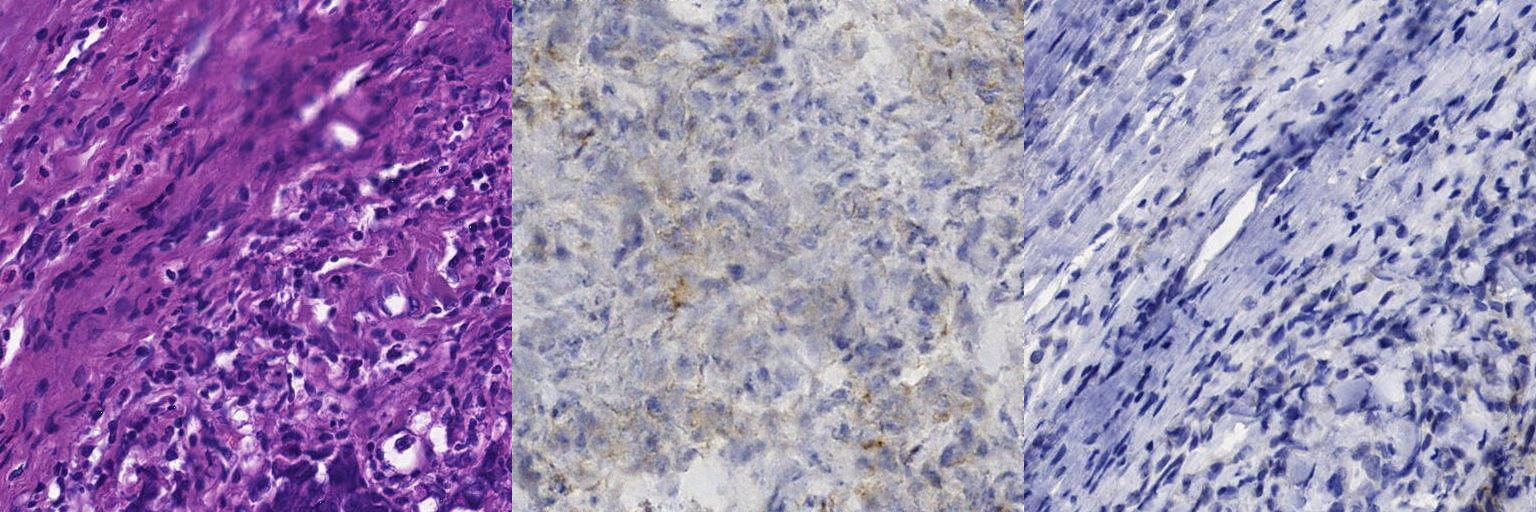
#> input picture mist-her2/archive/ot-cfm-duplicate/example-0.png, 1536 x 512 px
$ python -i stain_error_analysis.py   (imports and definitions only)
#> lines starting #> are read from the running program, lines starting #| are printed output that depends on the picture; after the words box and inside, x2 and y2 are one past the last pixel; in counts of white or black regions, pixels touching at a corner belong together
#!/usr/bin/env python3
"""Reproducible image-level error proxies. Never assigns clinical HER2 scores.

DAB is skimage's fixed HED color deconvolution (natural-log optical density).
Thresholds are reference quantiles on native-resolution REAL VALIDATION images
only, equally sampled by available validation slide. They are descriptive image
thresholds, not a stain-normalized assay, membrane detector, tumor-cell counter,
or pathology-grade segmentation. No geometric registration is performed.
"""
from __future__ import annotations
import argparse
import csv
import hashlib
import json
from pathlib import Path
import numpy as np
from PIL import Image
from scipy.ndimage import sobel, binary_opening, binary_closing
from skimage.color import rgb2hed, rgb2hsv, rgb2gray


def read_rgb(path):
    with Image.open(path) as im:
        return np.asarray(im.convert('RGB'))


def _float_rgb(rgb):
    x = np.asarray(rgb)
    x = x.astype(np.float32) / (255.0 if np.issubdtype(x.dtype, np.integer) else 1.0)
    if x.ndim != 3 or x.shape[2] != 3 or not np.isfinite(x).all() or x.min() < 0 or x.max() > 1:
        raise ValueError('Expected finite HxWx3 RGB uint8 or float in [0,1]')
    return x


def tissue_mask(rgb):
    """Permissive optical tissue mask; includes colored or dark nonwhite pixels.

    Fixed thresholds, not fitted on test images. Small 3x3 opening/closing removes
    isolated pixels. This is NOT tumor/cell segmentation; inspect mask coverage.
    """
    x = _float_rgb(rgb)
    hsv = rgb2hsv(x)
#> hsv: shape (512, 1536, 3) float32; mean of channels 0, 1, 2 0.693, 0.281, 0.691
    mask = ((hsv[..., 1] > .08) & (x.mean(-1) < .97)) | (x.mean(-1) < .90)
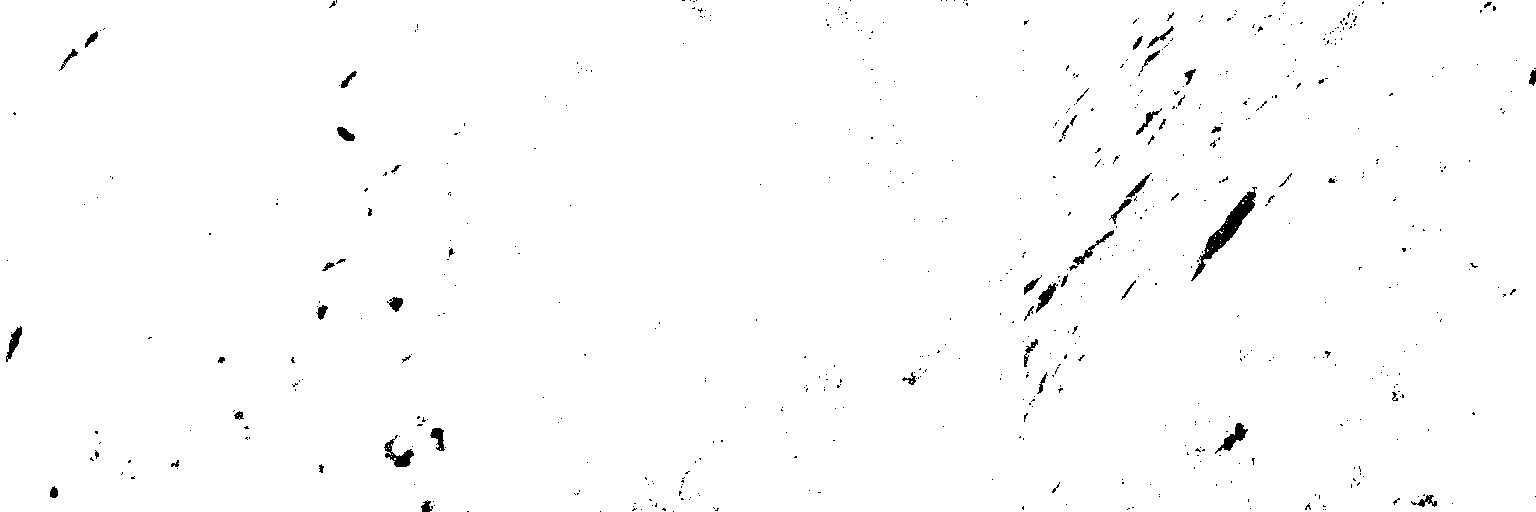
#> mask: shape (512, 1536) bool; 99.1% white; 593 black regions (533 under 20 px), largest, box (x1, y1, x2, y2) and area: (1191, 187, 1257, 281) 1190, (384, 435, 414, 467) 354, (1215, 423, 1248, 454) 327
    return binary_closing(binary_opening(mask, iterations=1), iterations=1)
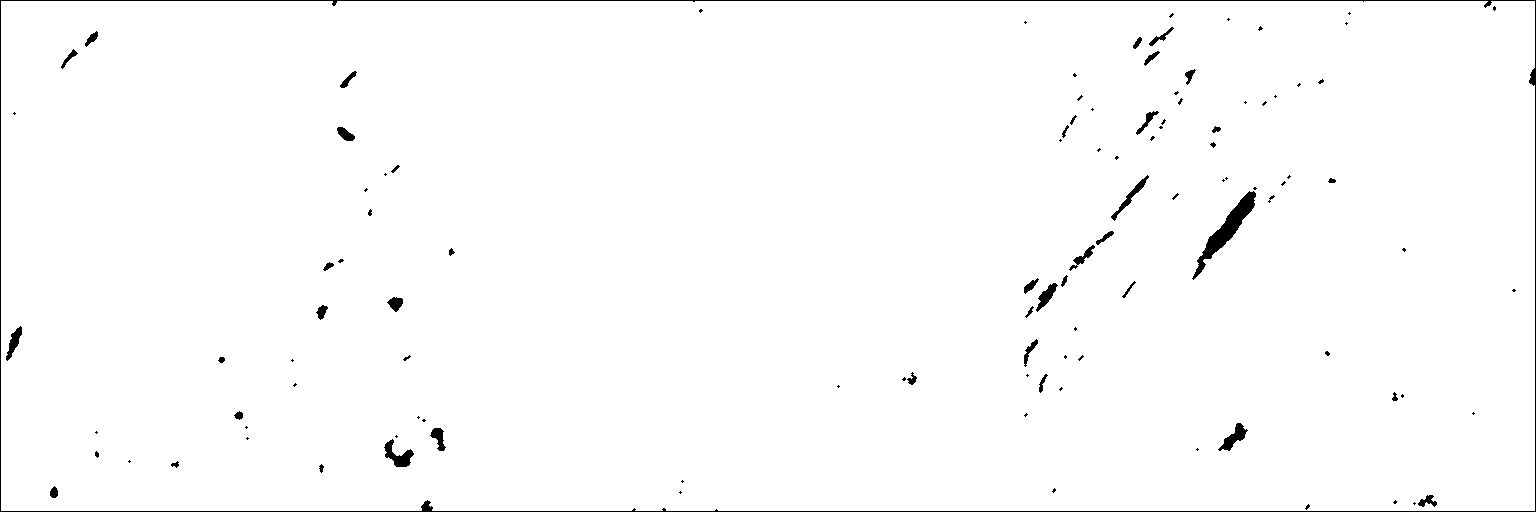
#> returned value: shape (512, 1536) bool; 98.7% white; 110 black regions (64 under 20 px), largest, box (x1, y1, x2, y2) and area: (0, 0, 1536, 512) 4319, (1192, 191, 1256, 280) 1239, (384, 439, 414, 467) 366


# [4 lines left out: function _channels, not called in this run]


def _mean(x, mask):
    return float(np.mean(x[mask])) if np.any(mask) else None


def _fraction(mask, region):
    return _mean(mask.astype(np.float32), region)


# [145 lines left out: functions calibrate, analyze_pair, main, not called in this run]

# [2 lines not run here, left out]

>>> import cv2
>>> picture = cv2.cvtColor(cv2.imread('../../mist-her2/archive/ot-cfm-duplicate/example-0.png'), cv2.COLOR_BGR2RGB)
>>> result = tissue_mask(picture)

$ run again, on mist-her2/archive/ot-cfm-duplicate/example-2.png
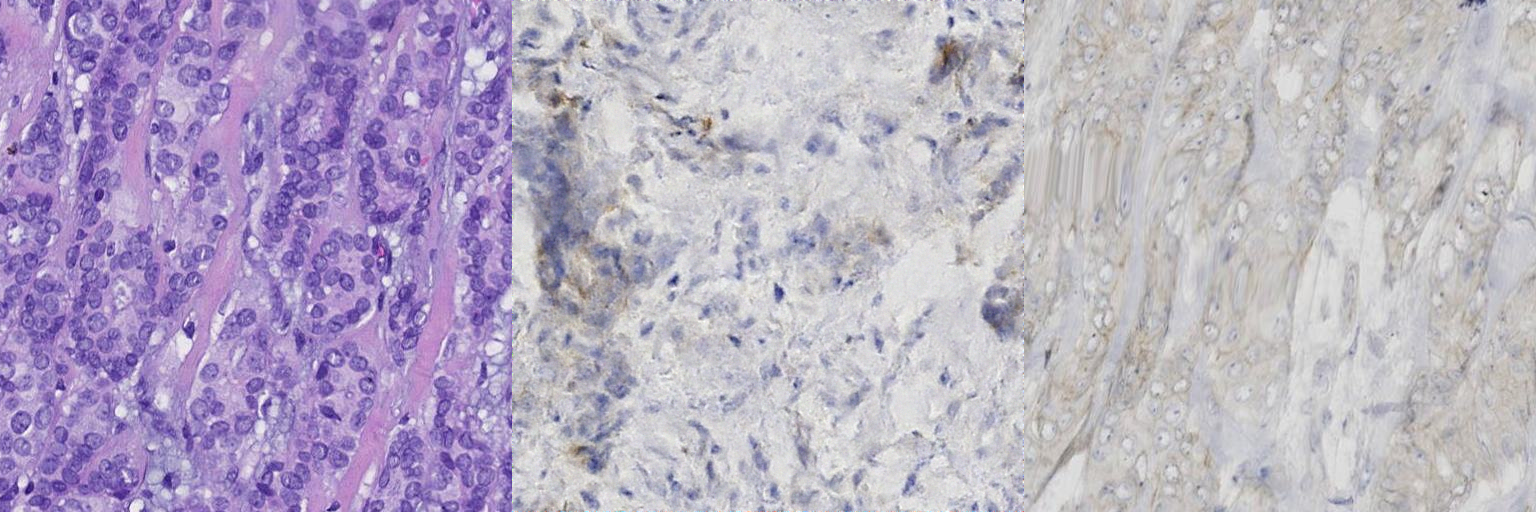
#> input picture mist-her2/archive/ot-cfm-duplicate/example-2.png, 1536 x 512 px
#> hsv: shape (512, 1536, 3) float32; mean of channels 0, 1, 2 0.585, 0.132, 0.771
#> in tissue_mask, `mask = ((hsv[..., 1] > .08) & (x.mean(-1) < .97)) | (x.mean(-1) < .90)`:
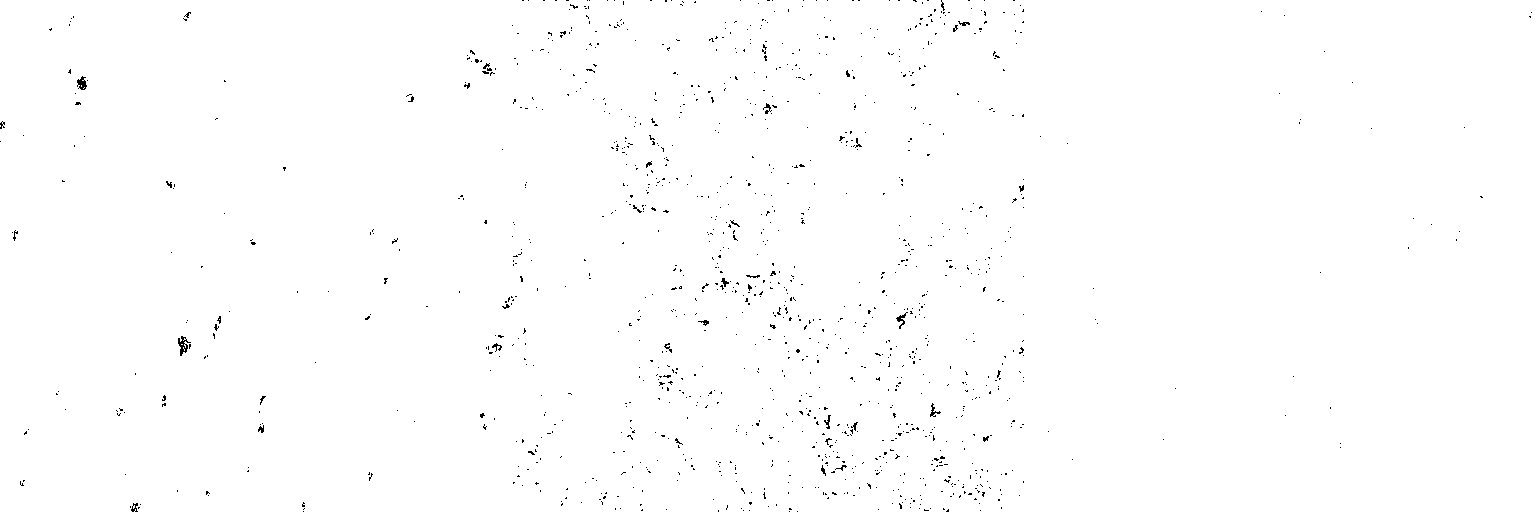
#> mask: shape (512, 1536) bool; 99.4% white; black in thin lines or dots
#> in tissue_mask, `return binary_closing(binary_opening(mask, iterations=1), iterations=1)`:
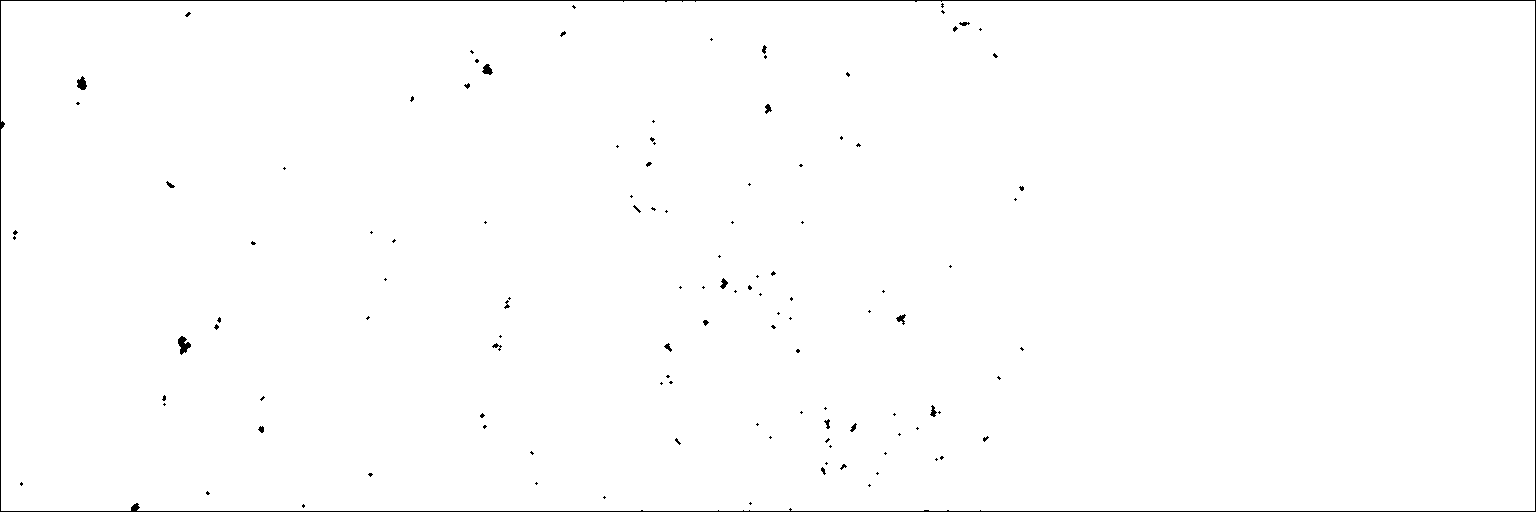
#> returned value: shape (512, 1536) bool; 99.3% white; black in thin lines or dots

$ run again, on mist-her2/archive/ot-cfm-duplicate/example-3.png
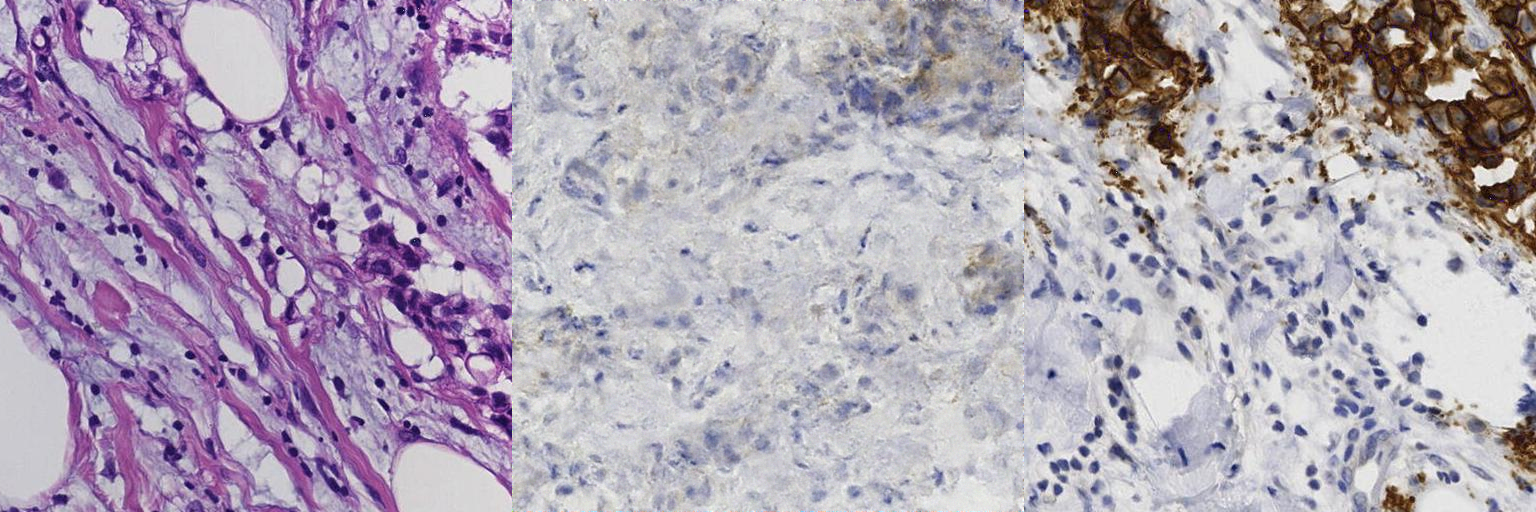
#> input picture mist-her2/archive/ot-cfm-duplicate/example-3.png, 1536 x 512 px
#> hsv: shape (512, 1536, 3) float32; mean of channels 0, 1, 2 0.59, 0.158, 0.72
#> in tissue_mask, `mask = ((hsv[..., 1] > .08) & (x.mean(-1) < .97)) | (x.mean(-1) < .90)`:
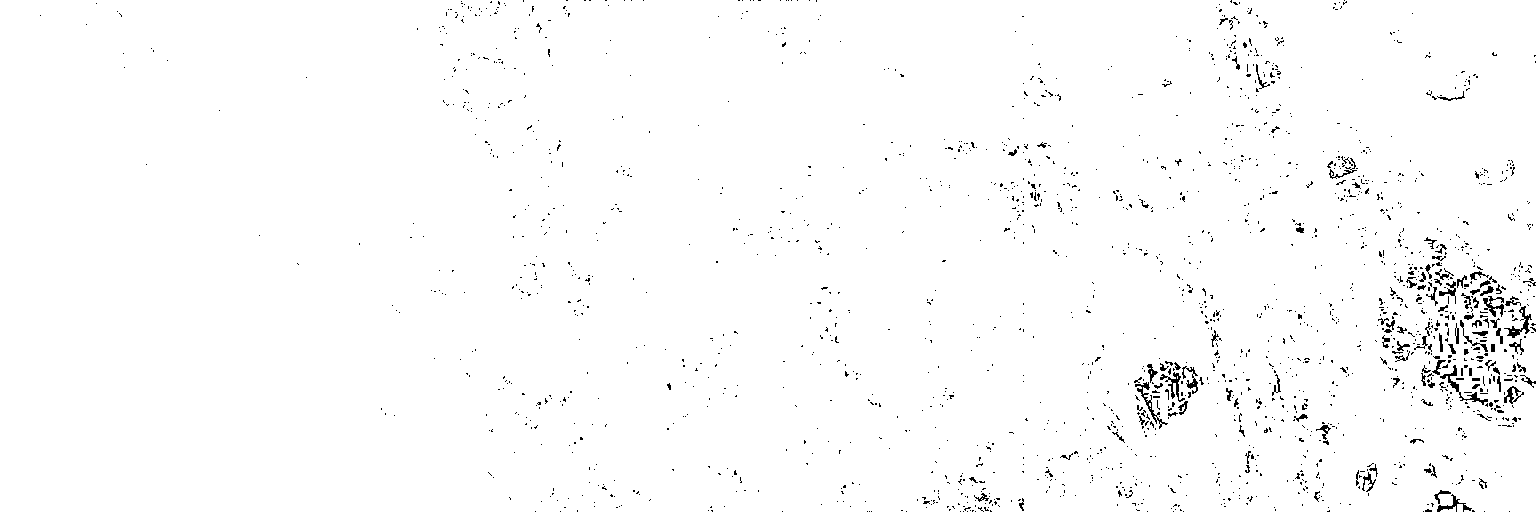
#> mask: shape (512, 1536) bool; 98.5% white; black in thin lines or dots
#> in tissue_mask, `return binary_closing(binary_opening(mask, iterations=1), iterations=1)`:
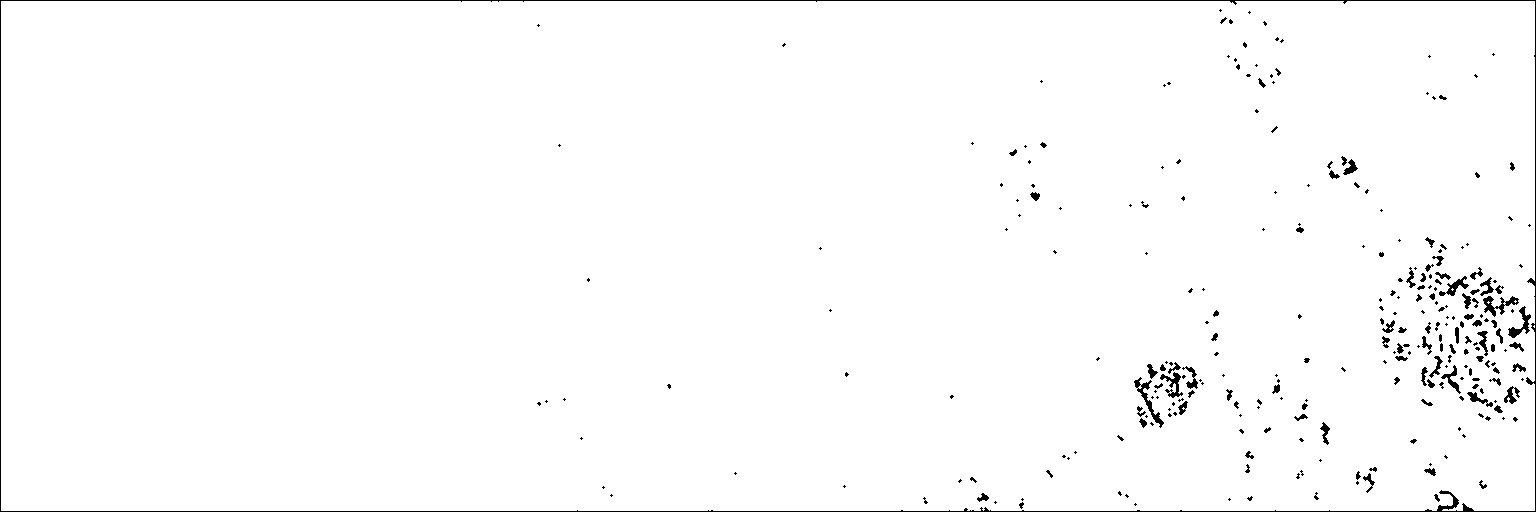
#> returned value: shape (512, 1536) bool; 98.5% white; black in thin lines or dots
